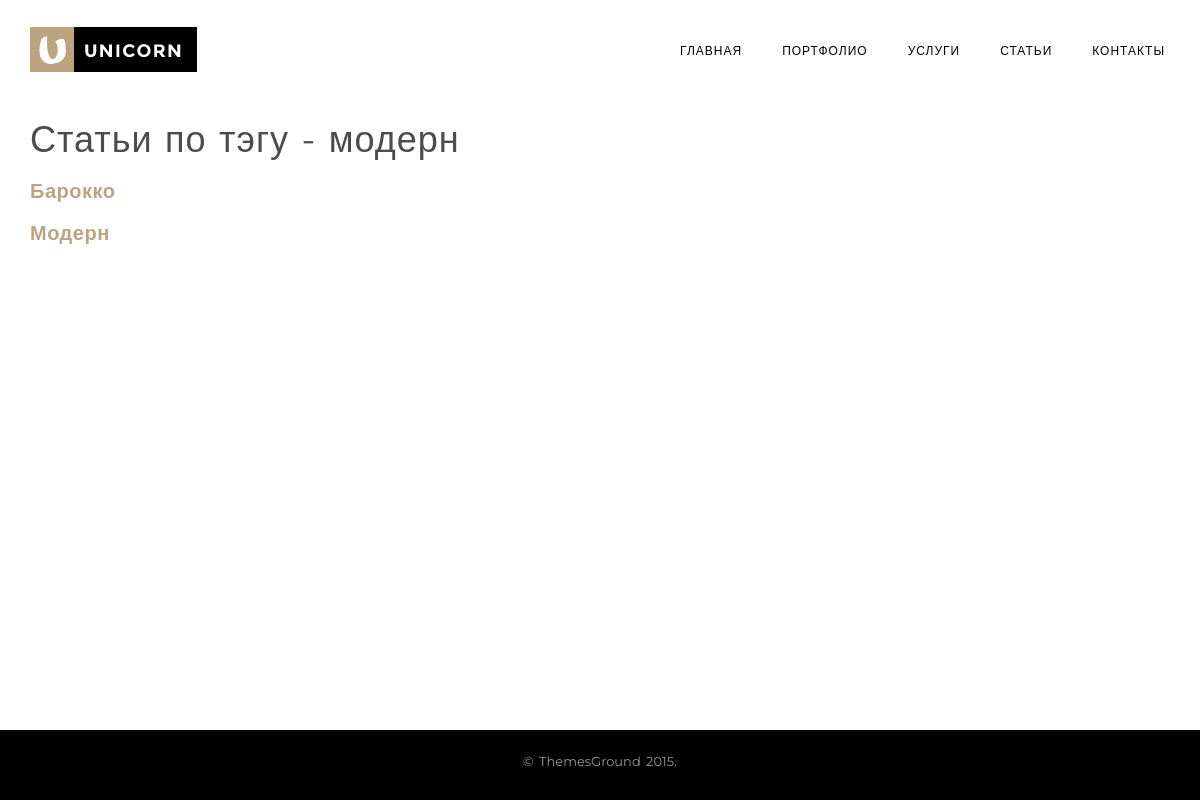
Page /tag/1/ on the committed database.
### interior_app/models.py (models this page shows, shortened)
class Tag(models.Model):
    name = models.CharField(max_length=50)

class Article(models.Model):
    title = models.CharField(max_length=100)
    text = models.TextField()
    pub_date = models.DateField()
    category = models.ForeignKey(Category)
    tag = models.ManyToManyField(Tag)
    class Meta:
        ordering = ['-pub_date']

### interior_app/views.py (the view)
# urls.py: url(r'^tag/(?P<id>\d+)/$', 'interior_app.views.tag', name='tag'),
def tag(request, id):
    tag = Tag.objects.select_related().get(id=id)
    articles = tag.article_set.all()
    context = {"articles": articles, "tag": tag}
    return render(request, 'articles_by_tag.html', context)

### templates/articles_by_tag.html (shortened to what this page needs)
{% extends 'base.html' %}
{% load staticfiles %}
{% block blog %}
<div class="container articles_by_tag">
	<h1>Статьи по тэгу - {{ tag.name }}</h1>
	{% for article in articles %}
		<h3><a href="/blog/{{ article.id }}">{{ article.title }}</a></h3>
	{% endfor %}
</div>
{% endblock blog %}

### static_in_pro/our_static/css/style.css (style rules this page uses)
body { font-family: 'Montserrat', sans-serif; color: #808080; font-weight: 400; font-size: 14px; line-height:1.7em; word-spacing: 2px; -webkit-font-smoothing: antialiased; background:#fff }
a { color: #bca480; text-decoration: none !important; -webkit-transition: color 0.3s; transition: color 0.3s; }
h1, h2, h3, h4, h5, h6 { font-family:'Montserrat', sans-serif; color: #4c4c4c; letter-spacing: 1px; font-weight: 400; }
h3 { font-size:20px; letter-spacing: 0.5px; font-weight:bold }

### static_in_pro/our_static/css/mycss.css (style rules this page uses)
.portfolio_page, .article_page, .search_result, .articles_by_category, .articles_by_tag { margin-top: 100px; margin-bottom: 30px; }

### rows in the picture
Tag: name "модерн"
Article: title "Барокко"
Article: title "Модерн"
